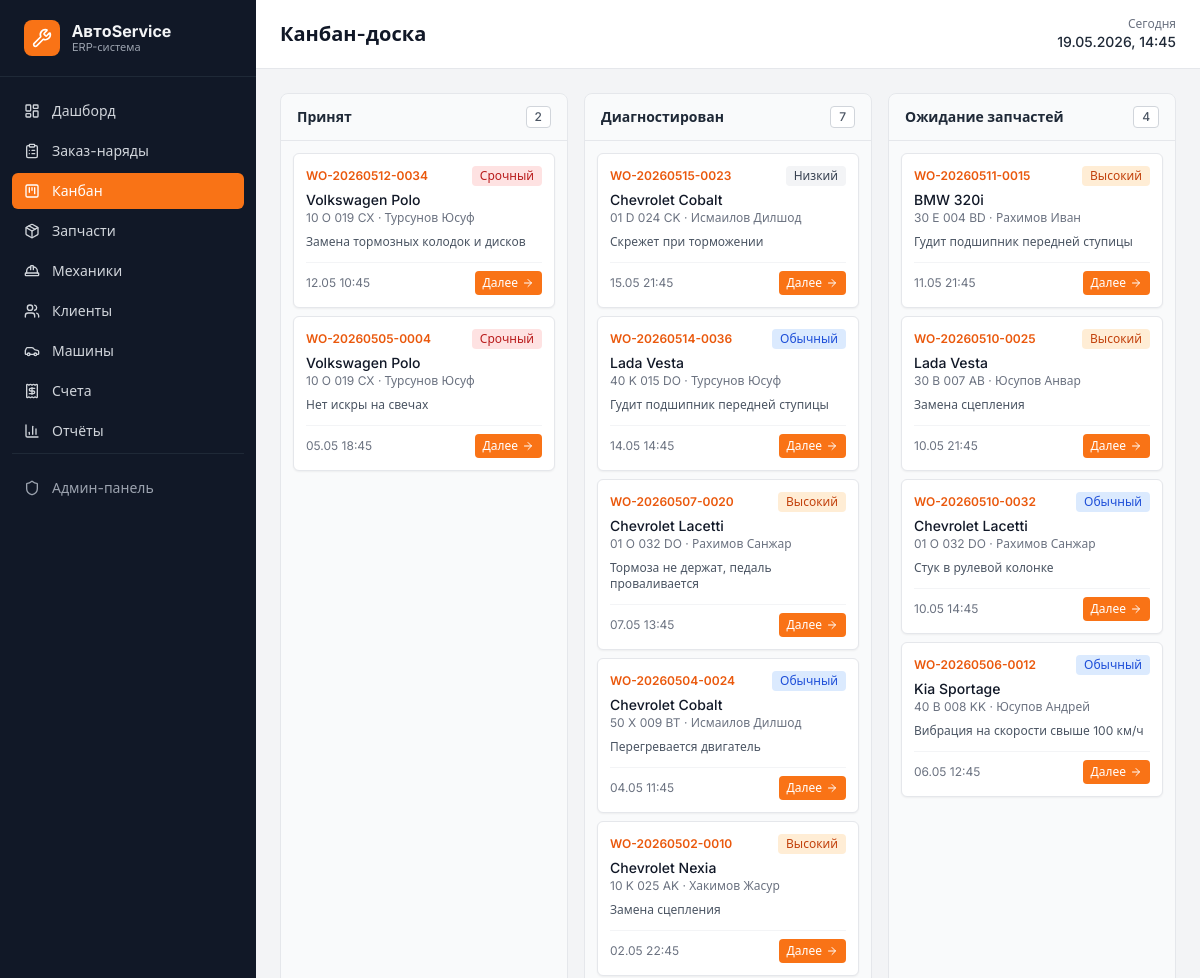
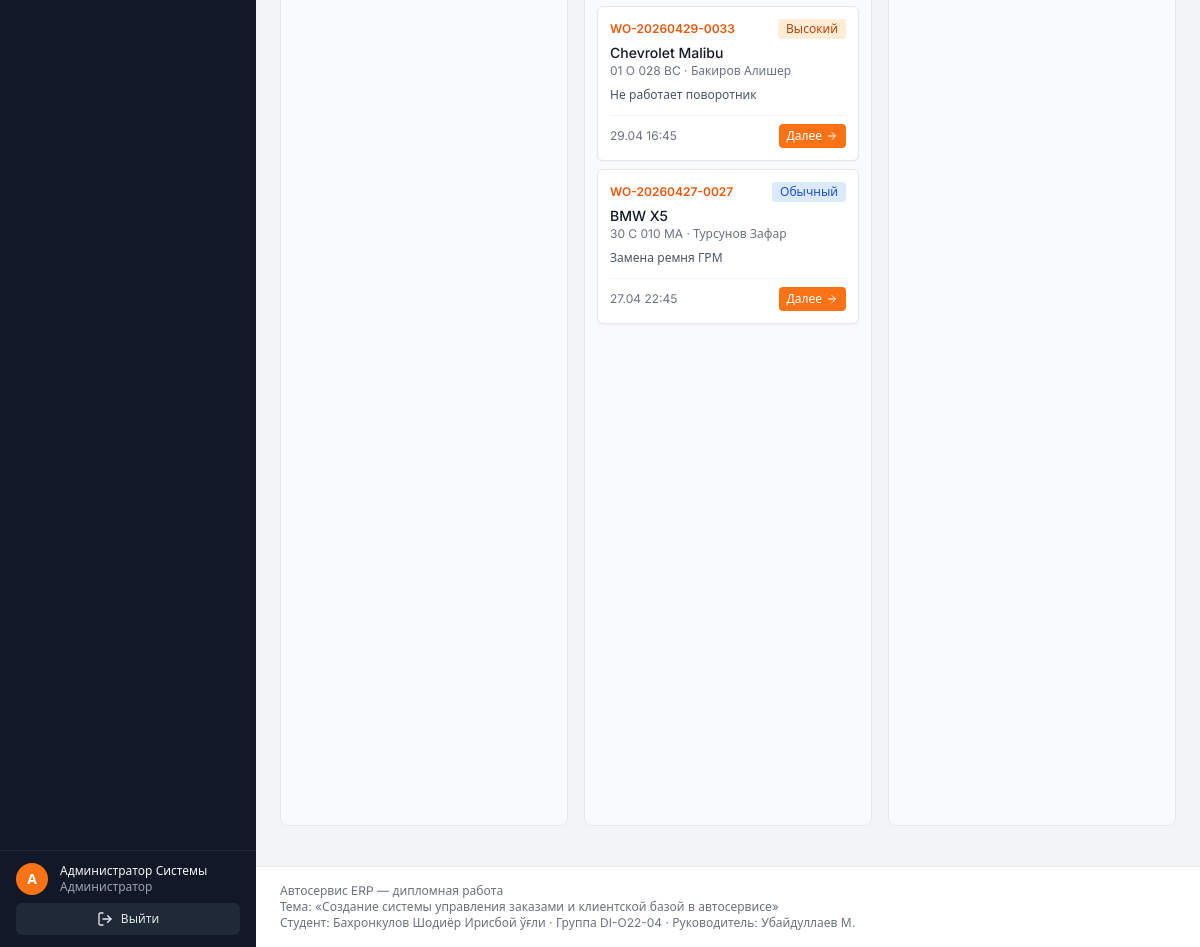
Page /kanban/ (signed in) on the committed database (2 pictures, top to bottom).
### accounts/models.py (models this page shows, shortened)
class User(AbstractUser):
    ROLE_CHOICES = [
        ('admin', 'Администратор'),
        ('receptionist', 'Приёмщик'),
        ('mechanic', 'Механик'),
    ]
    role = models.CharField(
        'Роль', max_length=20, choices=ROLE_CHOICES, default='receptionist'
    )
    phone = models.CharField('Телефон', max_length=20, unique=True, blank=True, null=True)
    specialty = models.CharField('Специализация', max_length=100, blank=True)
    hourly_rate = models.DecimalField(
        'Часовая ставка', max_digits=10, decimal_places=2, default=0
    )
    class Meta:
        verbose_name = 'Пользователь'
        verbose_name_plural = 'Пользователи'

### workorders/models.py (models this page shows, shortened)
class WorkOrder(models.Model):
    STATUS_CHOICES = [
        ('received', 'Принят'),
        ('diagnosed', 'Диагностирован'),
        ('awaiting_parts', 'Ожидание запчастей'),
        ('in_repair', 'В ремонте'),
        ('quality_check', 'Контроль качества'),
        ('completed', 'Готов'),
        ('delivered', 'Выдан'),
        ('cancelled', 'Отменён'),
    ]
    PRIORITY_CHOICES = [
        ('low', 'Низкий'),
        ('normal', 'Обычный'),
        ('high', 'Высокий'),
        ('urgent', 'Срочный'),
    ]
    STATUS_BADGES = {
        'received': 'bg-gray-200 text-gray-800',
        'diagnosed': 'bg-blue-100 text-blue-800',
        'awaiting_parts': 'bg-yellow-100 text-yellow-800',
        'in_repair': 'bg-orange-100 text-orange-800',
        'quality_check': 'bg-purple-100 text-purple-800',
        'completed': 'bg-green-100 text-green-800',
        'delivered': 'bg-emerald-100 text-emerald-800',
        'cancelled': 'bg-red-100 text-red-800',
    }
    PRIORITY_BADGES = {
        'low': 'bg-gray-100 text-gray-700',
        'normal': 'bg-blue-100 text-blue-700',
        'high': 'bg-orange-100 text-orange-700',
        'urgent': 'bg-red-100 text-red-700',
    }
    NEXT_STATUS = {
        'received': 'diagnosed',
        'diagnosed': 'awaiting_parts',
        'awaiting_parts': 'in_repair',
        'in_repair': 'quality_check',
        'quality_check': 'completed',
        'completed': 'delivered',
    }
    ACTIVE_STATUSES = (
        'received', 'diagnosed', 'awaiting_parts', 'in_repair', 'quality_check', 'completed',
    )
    vehicle = models.ForeignKey(
        'vehicles.Vehicle', on_delete=models.PROTECT,
        related_name='work_orders', verbose_name='Автомобиль',
    )
    assigned_mechanic = models.ForeignKey(
        settings.AUTH_USER_MODEL, on_delete=models.SET_NULL,
        related_name='assigned_orders', null=True, blank=True,
        verbose_name='Назначенный механик',
        limit_choices_to={'role': 'mechanic'},
    )
    created_by = models.ForeignKey(
        settings.AUTH_USER_MODEL, on_delete=models.PROTECT,
        related_name='created_orders', verbose_name='Создал',
    )
    status = models.CharField(
        'Статус', max_length=20, choices=STATUS_CHOICES, default='received',
    )
    priority = models.CharField(
        'Приоритет', max_length=10, choices=PRIORITY_CHOICES, default='normal',
    )
    problem_description = models.TextField('Описание проблемы')
    diagnosis_notes = models.TextField('Заметки по диагностике', blank=True)
    estimated_cost = models.DecimalField(
        'Предв. стоимость', max_digits=12, decimal_places=2, default=0,
    )
    actual_cost = models.DecimalField(
        'Итоговая стоимость', max_digits=12, decimal_places=2, default=0,
    )
    received_at = models.DateTimeField('Принят', default=timezone.now)
    expected_ready_at = models.DateTimeField('Ожидаемая готовность', null=True, blank=True)
    completed_at = models.DateTimeField('Завершён', null=True, blank=True)
    order_number = models.CharField('Номер заказ-наряда', max_length=30, unique=True, blank=True)
    mileage_at_intake = models.PositiveIntegerField('Пробег при приёмке', default=0)
    class Meta:
        verbose_name = 'Заказ-наряд'
        verbose_name_plural = 'Заказ-наряды'
        ordering = ('-received_at',)
    @property
    def priority_badge_class(self):
        return self.PRIORITY_BADGES.get(self.priority, 'bg-gray-100 text-gray-700')
    @property
    def next_status(self):
        return self.NEXT_STATUS.get(self.status)
    @property
    def can_advance(self):
        return self.next_status is not None

### vehicles/models.py (models this page shows, shortened)
class Vehicle(models.Model):
    customer = models.ForeignKey(
        'customers.Customer', on_delete=models.CASCADE,
        related_name='vehicles', verbose_name='Клиент',
    )
    make = models.CharField('Марка', max_length=60)
    model = models.CharField('Модель', max_length=60)
    year = models.PositiveIntegerField('Год выпуска')
    plate = models.CharField('Гос. номер', max_length=20, unique=True)
    vin = models.CharField('VIN', max_length=30, blank=True)
    mileage_km = models.PositiveIntegerField('Пробег (км)', default=0)
    color = models.CharField('Цвет', max_length=40, blank=True)
    created_at = models.DateTimeField('Создан', auto_now_add=True)
    class Meta:
        verbose_name = 'Автомобиль'
        verbose_name_plural = 'Автомобили'
        ordering = ('-created_at',)

### customers/models.py (models this page shows, shortened)
class Customer(models.Model):
    name = models.CharField('ФИО', max_length=200)
    phone = models.CharField('Телефон', max_length=20, unique=True)
    email = models.EmailField('Email', blank=True)
    company = models.CharField('Компания', max_length=200, blank=True)
    address = models.CharField('Адрес', max_length=300, blank=True)
    notes = models.TextField('Примечания', blank=True)
    created_at = models.DateTimeField('Создан', auto_now_add=True)
    class Meta:
        verbose_name = 'Клиент'
        verbose_name_plural = 'Клиенты'
        ordering = ('-created_at',)

### workorders/views.py (the view)
# urls.py: path('kanban/', include(('workorders.kanban_urls', 'kanban'), namespace='kanban')),
@login_required
def kanban(request):
    statuses = [s for s in WorkOrder.STATUS_CHOICES if s[0] != 'cancelled']
    columns = []
    for code, label in statuses:
        orders = WorkOrder.objects.filter(status=code).select_related(
            'vehicle__customer', 'assigned_mechanic',
        ).order_by('-received_at')
        columns.append({
            'code': code,
            'label': label,
            'orders': orders,
            'count': orders.count(),
        })
    context = {
        'columns': columns,
        'active_nav': 'kanban',
        'page_title': 'Канбан-доска',
    }
    return render(request, 'orders/kanban.html', context)

### core/context_processors.py (called while the page is built)
def bmi_metadata(request):
    return {
        'BMI': getattr(settings, 'BMI_METADATA', {}),
    }

### templates/orders/kanban.html (shortened to what this page needs)
{% extends 'base.html' %}
{% block content %}
<div class="overflow-x-auto pb-4 scrollbar-thin">
  <div class="flex gap-4 min-w-max">
    {% for col in columns %}
    <div class="w-72 flex-shrink-0 bg-gray-50 rounded-lg border border-gray-200 flex flex-col">
      <div class="px-4 py-3 border-b border-gray-200 flex items-center justify-between">
        <h3 class="font-semibold text-sm text-gray-800">{{ col.label }}</h3>
        <span class="text-xs font-medium px-2 py-0.5 rounded bg-white border border-gray-300 text-gray-600">{{ col.count }}</span>
      </div>
      <div class="p-3 space-y-2 min-h-[200px]">
        {% for order in col.orders %}
          {% include 'partials/kanban_card.html' with order=order %}
        {% empty %}
          <p class="text-xs text-gray-400 text-center py-4">— пусто —</p>
        {% endfor %}
      </div>
    </div>
    {% endfor %}
  </div>
</div>
{% endblock %}

### templates/components/sidebar.html
{% load static %}
<aside class="w-64 bg-gray-900 text-gray-100 flex-shrink-0 flex flex-col sticky top-0 h-screen">
  <div class="px-6 py-5 border-b border-gray-800 flex items-center gap-3">
    <div class="w-9 h-9 rounded-lg bg-brand-500 flex items-center justify-center text-white font-bold">
      <i data-lucide="wrench" class="w-5 h-5"></i>
    </div>
    <div>
      <div class="font-bold text-base leading-tight">АвтоService</div>
      <div class="text-[11px] text-gray-400 leading-tight">ERP-система</div>
    </div>
  </div>
  <nav class="flex-1 overflow-y-auto py-4 px-3 space-y-1 text-sm scrollbar-thin">
    {% with nav=active_nav %}
    <a href="{% url 'core:dashboard' %}" class="flex items-center gap-3 px-3 py-2 rounded-md transition
       {% if nav == 'dashboard' %}bg-brand-500 text-white{% else %}text-gray-300 hover:bg-gray-800{% endif %}">
      <i data-lucide="layout-dashboard" class="w-4 h-4"></i> Дашборд
    </a>
    <a href="{% url 'workorders:list' %}" class="flex items-center gap-3 px-3 py-2 rounded-md transition
       {% if nav == 'orders' %}bg-brand-500 text-white{% else %}text-gray-300 hover:bg-gray-800{% endif %}">
      <i data-lucide="clipboard-list" class="w-4 h-4"></i> Заказ-наряды
    </a>
    <a href="{% url 'kanban:board' %}" class="flex items-center gap-3 px-3 py-2 rounded-md transition
       {% if nav == 'kanban' %}bg-brand-500 text-white{% else %}text-gray-300 hover:bg-gray-800{% endif %}">
      <i data-lucide="kanban-square" class="w-4 h-4"></i> Канбан
    </a>
    <a href="{% url 'parts:list' %}" class="flex items-center gap-3 px-3 py-2 rounded-md transition
       {% if nav == 'parts' %}bg-brand-500 text-white{% else %}text-gray-300 hover:bg-gray-800{% endif %}">
      <i data-lucide="package" class="w-4 h-4"></i> Запчасти
    </a>
    <a href="{% url 'mechanics:list' %}" class="flex items-center gap-3 px-3 py-2 rounded-md transition
       {% if nav == 'mechanics' %}bg-brand-500 text-white{% else %}text-gray-300 hover:bg-gray-800{% endif %}">
      <i data-lucide="hard-hat" class="w-4 h-4"></i> Механики
    </a>
    <a href="{% url 'customers:list' %}" class="flex items-center gap-3 px-3 py-2 rounded-md transition
       {% if nav == 'customers' %}bg-brand-500 text-white{% else %}text-gray-300 hover:bg-gray-800{% endif %}">
      <i data-lucide="users" class="w-4 h-4"></i> Клиенты
    </a>
    <a href="{% url 'vehicles:list' %}" class="flex items-center gap-3 px-3 py-2 rounded-md transition
       {% if nav == 'vehicles' %}bg-brand-500 text-white{% else %}text-gray-300 hover:bg-gray-800{% endif %}">
      <i data-lucide="car" class="w-4 h-4"></i> Машины
    </a>
    <a href="{% url 'billing:list' %}" class="flex items-center gap-3 px-3 py-2 rounded-md transition
       {% if nav == 'invoices' %}bg-brand-500 text-white{% else %}text-gray-300 hover:bg-gray-800{% endif %}">
      <i data-lucide="receipt" class="w-4 h-4"></i> Счета
    </a>
    <a href="{% url 'reports:daily' %}" class="flex items-center gap-3 px-3 py-2 rounded-md transition
       {% if nav == 'reports' %}bg-brand-500 text-white{% else %}text-gray-300 hover:bg-gray-800{% endif %}">
      <i data-lucide="bar-chart-3" class="w-4 h-4"></i> Отчёты
    </a>
    <div class="pt-4 mt-4 border-t border-gray-800">
      <a href="/admin/" target="_blank" class="flex items-center gap-3 px-3 py-2 rounded-md text-gray-400 hover:bg-gray-800 text-sm">
        <i data-lucide="shield" class="w-4 h-4"></i> Админ-панель
      </a>
    </div>
    {% endwith %}
  </nav>
  <div class="px-4 py-3 border-t border-gray-800 text-xs">
    <div class="flex items-center gap-3 mb-2">
      <div class="w-8 h-8 rounded-full bg-brand-500 flex items-center justify-center text-white text-sm font-semibold">
        {{ user.first_name|first|default:user.username|first|upper }}
      </div>
      <div class="min-w-0">
        <div class="font-medium text-gray-100 truncate">{{ user.get_full_name|default:user.username }}</div>
        <div class="text-gray-400 truncate">{{ user.get_role_display }}</div>
      </div>
    </div>
    <form method="post" action="{% url 'logout' %}">{% csrf_token %}
      <button class="w-full px-3 py-2 rounded-md bg-gray-800 hover:bg-gray-700 text-gray-200 flex items-center justify-center gap-2">
        <i data-lucide="log-out" class="w-4 h-4"></i> Выйти
      </button>
    </form>
  </div>
</aside>

### templates/partials/kanban_card.html (shortened to what this page needs)
<div id="order-card-{{ order.pk }}" class="bg-white rounded-md border border-gray-200 p-3 shadow-sm hover:shadow-md transition">
  <div class="flex items-center justify-between mb-1">
    <a href="{% url 'workorders:detail' order.pk %}" class="text-xs font-semibold text-brand-600 hover:underline">{{ order.order_number }}</a>
    {% include 'components/priority_chip.html' with order=order %}
  </div>
  <div class="text-sm font-medium text-gray-900 truncate">{{ order.vehicle.make }} {{ order.vehicle.model }}</div>
  <div class="text-xs text-gray-500 truncate">{{ order.vehicle.plate }} · {{ order.vehicle.customer.name }}</div>
  <p class="text-xs text-gray-600 mt-2 line-clamp-2">{{ order.problem_description|truncatechars:90 }}</p>
  <div class="flex items-center justify-between mt-3 pt-2 border-t border-gray-100 text-xs">
    <span class="text-gray-500">{{ order.received_at|date:"d.m H:i" }}</span>
    {% if order.can_advance %}
    <form hx-post="{% url 'workorders:transition' order.pk %}"
          hx-target="#order-card-{{ order.pk }}"
          hx-swap="outerHTML">
      <button class="px-2 py-1 rounded bg-brand-500 hover:bg-brand-600 text-white flex items-center gap-1">
        <span>Далее</span><i data-lucide="arrow-right" class="w-3 h-3"></i>
      </button>
    </form>
    {% else %}
    <span class="px-2 py-1 text-gray-400">— финал —</span>
    {% endif %}
  </div>
</div>

### templates/components/priority_chip.html
{% with cls=order.priority_badge_class %}<span class="inline-flex items-center px-2 py-0.5 rounded text-xs font-medium {{ cls }}">{{ order.get_priority_display }}</span>{% endwith %}

### templates/base.html (style rules this page uses)
html, body { font-family: 'Inter', system-ui, sans-serif; }

### rows in the picture
User: first_name|first "А", get_full_name "Администратор Системы", role "Администратор"
WorkOrder: order_number "WO-20260512-0034", priority "Срочный", vehicle.make "Volkswagen", vehicle.model "Polo", vehicle.plate "10 O 019 CX", vehicle.customer.name "Турсунов Юсуф", problem_description "Замена тормозных колодок и дисков", received_at "12.05 10:45"
WorkOrder: order_number "WO-20260505-0004", priority "Срочный", vehicle.make "Volkswagen", vehicle.model "Polo", vehicle.plate "10 O 019 CX", vehicle.customer.name "Турсунов Юсуф", problem_description "Нет искры на свечах", received_at "05.05 18:45"
WorkOrder: order_number "WO-20260515-0023", priority "Низкий", vehicle.make "Chevrolet", vehicle.model "Cobalt", vehicle.plate "01 D 024 CK", vehicle.customer.name "Исмаилов Дилшод", problem_description "Скрежет при торможении", received_at "15.05 21:45"
WorkOrder: order_number "WO-20260514-0036", priority "Обычный", vehicle.make "Lada", vehicle.model "Vesta", vehicle.plate "40 K 015 DO", vehicle.customer.name "Турсунов Юсуф", problem_description "Гудит подшипник передней ступицы", received_at "14.05 14:45"
WorkOrder: order_number "WO-20260507-0020", priority "Высокий", vehicle.make "Chevrolet", vehicle.model "Lacetti", vehicle.plate "01 O 032 DO", vehicle.customer.name "Рахимов Санжар", problem_description "Тормоза не держат, педаль проваливается", received_at "07.05 13:45"
WorkOrder: order_number "WO-20260504-0024", priority "Обычный", vehicle.make "Chevrolet", vehicle.model "Cobalt", vehicle.plate "50 X 009 BT", vehicle.customer.name "Исмаилов Дилшод", problem_description "Перегревается двигатель", received_at "04.05 11:45"
WorkOrder: order_number "WO-20260502-0010", priority "Высокий", vehicle.make "Chevrolet", vehicle.model "Nexia", vehicle.plate "10 K 025 AK", vehicle.customer.name "Хакимов Жасур", problem_description "Замена сцепления", received_at "02.05 22:45"
WorkOrder: order_number "WO-20260429-0033", priority "Высокий", vehicle.make "Chevrolet", vehicle.model "Malibu", vehicle.plate "01 O 028 BC", vehicle.customer.name "Бакиров Алишер", problem_description "Не работает поворотник", received_at "29.04 16:45"
WorkOrder: order_number "WO-20260427-0027", priority "Обычный", vehicle.make "BMW", vehicle.model "X5", vehicle.plate "30 C 010 MA", vehicle.customer.name "Турсунов Зафар", problem_description "Замена ремня ГРМ", received_at "27.04 22:45"
WorkOrder: order_number "WO-20260511-0015", priority "Высокий", vehicle.make "BMW", vehicle.model "320i", vehicle.plate "30 E 004 BD", vehicle.customer.name "Рахимов Иван", problem_description "Гудит подшипник передней ступицы", received_at "11.05 21:45"
WorkOrder: order_number "WO-20260510-0025", priority "Высокий", vehicle.make "Lada", vehicle.model "Vesta", vehicle.plate "30 B 007 AB", vehicle.customer.name "Юсупов Анвар", problem_description "Замена сцепления", received_at "10.05 21:45"
WorkOrder: order_number "WO-20260510-0032", priority "Обычный", vehicle.make "Chevrolet", vehicle.model "Lacetti", vehicle.plate "01 O 032 DO", vehicle.customer.name "Рахимов Санжар", problem_description "Стук в рулевой колонке", received_at "10.05 14:45"
WorkOrder: order_number "WO-20260506-0012", priority "Обычный", vehicle.make "Kia", vehicle.model "Sportage", vehicle.plate "40 B 008 KK", vehicle.customer.name "Юсупов Андрей", problem_description "Вибрация на скорости свыше 100 км/ч", received_at "06.05 12:45"

### other values in the picture
{{ page_title|default:'Панель управления' }} "Канбан-доска"
{{ col.label }} "Принят" "Диагностирован" "Ожидание запчастей"
{{ col.count }} "2" "7" "4"
